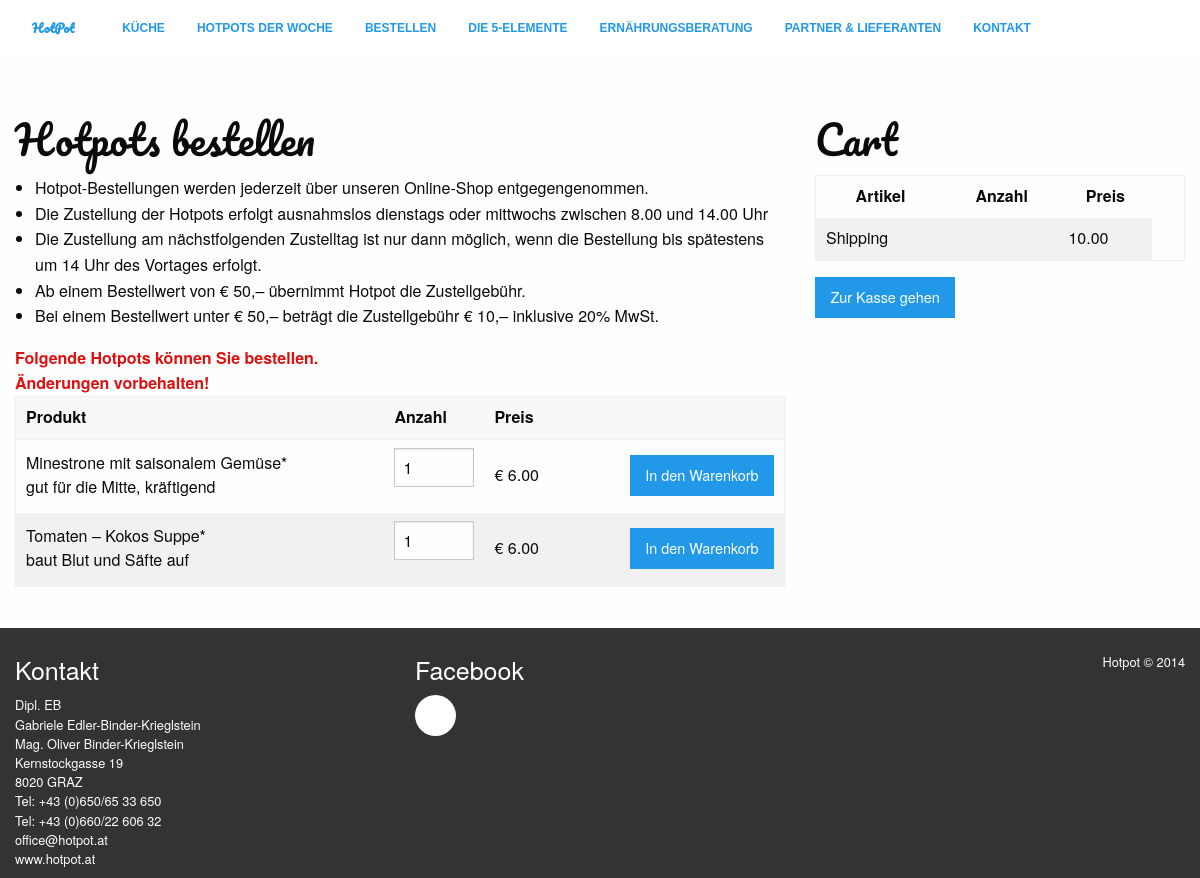
/buy/, run on the app's committed database.
### hotpot/models.py (models this page shows, shortened)
@python_2_unicode_compatible
class MenuItem(models.Model):
    name = models.CharField(max_length=255)
    description = models.CharField(max_length=2047)
    category = models.ForeignKey('Category')
    unit_price = models.DecimalField(decimal_places=2, max_digits=6)
    def retailer_price(self, retailer):
        try:
            r = Retailer.objects.get(password=retailer)
            try:
                r_price = self.menuitemretailerprice_set.get(retailer=r)
                return r_price.price
            except:
                return "undefined"
        except:
            return self.unit_price

### hotpot/views.py (the view)
# urls.py: url(r'^buy/$', views.buy, name='buy'),
@never_cache
def buy(request):
    context = dict(cart=Cart(request))
    context['menu'] = Menu.get_current_menu_items()
    return render_with_middleware(request, 'hotpot/buy.html', context)

### hotpot/forms.py (shortened to what this page needs)
class RetailerLogin(ModelForm):
    class Meta:
        model = Retailer
        fields = ['password']

### newsletter/forms.py
class NewsletterForm(ModelForm):
    class Meta:
        model = NewsletterSubscriber
        fields = ['email']
        widgets = {
            'email': TextInput(attrs={'placeholder': 'Enter Email Address'}),
        }

### cart/cart.py (called while the page is built)
    def __iter__(self):
        for item in self.cart.item_set.all():
            yield item

    def new(self, request):
        cart = models.Cart(creation_date=datetime.datetime.now())
        cart.save()
        request.session[CART_ID] = cart.id
        return cart

    def summary(self):
        result = 0
        for item in self.cart.item_set.all():
            result += item.total_price
        return result

### hotpot/context_processors.py (called while the page is built)
def retailer_login_helper(request):
    context = {}
    if request.method == 'POST':
            if 'logout' in request.POST and request.POST['logout'] == "1":
                request.session.flush()
                request.session['logged'] = False
                request.session['user'] = ""
                context['login_form'] = RetailerLogin()
                login_form = RetailerLogin()
            else:
                login_form = RetailerLogin(request.POST)
                if login_form.is_valid():
                    request.session.flush()
                    request.session['logged'] = True
                    request.session['user'] = Retailer.objects.get(password=login_form.data['password']).__str__()
    else:
        login_form = RetailerLogin()
    context['login_form'] = login_form
    return context

def shipping_helper(request):
    if not hasattr(request, 'session'):
        raise ImproperlyConfigured("django.contrib.sessions.middleware.SessionMiddleware"
                                   " must be before UserMiddleware in MIDDLEWARE_CLASSES")
    if 'user' not in request.session.keys():
        request.session['user'] = ""
    try:
        if float(Cart(request).summary()) < Shipping.objects.get().treshold:
            request.session['shipping_cost'] = str(Shipping.objects.get().price)
        else:
            request.session['shipping_cost'] = None
    except ObjectDoesNotExist:
        pass
    return {}

### hotpot/models.py (called while the page is built)
    @staticmethod
    def get_current_menu():
        now = datetime.datetime.now()
        try:
            menu = Menu.objects.get(time_from__lte=now, time_to__gte=now)
            return menu
        except ObjectDoesNotExist:
            return None

### hotpot/templates/hotpot/buy.html (shortened to what this page needs)
{% extends 'hotpot/base.html' %}
{% block body %}
<div class="row padding-block-1">
    <div class="columns small-12 medium-8">
        <h2>Hotpots bestellen</h2>
        <ul>
            <li>Hotpot-Bestellungen werden jederzeit über unseren Online-Shop entgegengenommen.</li>
            <li>Die Zustellung der Hotpots erfolgt ausnahmslos dienstags oder mittwochs zwischen 8.00 und 14.00 Uhr</li>
            <li>Die Zustellung  am nächstfolgenden Zustelltag ist nur dann möglich, wenn die Bestellung bis spätestens um 14 Uhr des Vortages erfolgt.</li>
            <li>Ab einem Bestellwert von € 50,– übernimmt Hotpot die Zustellgebühr.</li>
            <li>Bei einem Bestellwert unter € 50,– beträgt die Zustellgebühr € 10,– inklusive 20% MwSt.</li>
        </ul>
        <p class="red-note">Folgende Hotpots können Sie bestellen.</p>
        <p class="red-note">Änderungen vorbehalten!</p>
        <table>
          <thead>
            <tr>
                <th>Produkt</th>
                <th width="100">Anzahl</th>
                <th>Preis</th>
                <th></th>
            </tr>
          </thead>
          <tbody>
            {% for item in menu %}
            <tr>
                <td>
                    <div>{{ item.name }}</div>
                    <div>{{ item.description }}</div>
                </td>
                <td>
                    {% if item|retailer_price:request.session.user != "undefined" %}
                        <input size="2" value="1" type="number">
                    {% endif %}
                </td>
                <td>€ {{ item|retailer_price:request.session.user }}</td>
                <td>
                    {% if item|retailer_price:request.session.user != "undefined" %}
                        <button class="add button float-right" style="margin: 0px;"  data-menu-item="{{ item.pk }}">In den Warenkorb</button>
                    {% else %}
                        <span>Contact the kitchen to request the price!</span>
                    {% endif %}
                </td>
            </tr>
            {% endfor %}
          </tbody>
        </table>
    </div>
    <div class="columns small-12 medium-4">
        <h2>Cart</h2>
        <table>
            <tr>
                <th>Artikel</th>
                <th>Anzahl</th>
                <th>Preis</th>
                <th></th>
            </tr>
            {% if request.session.shipping_cost %}
                <tr>
                    <td>Shipping</td>
                    <td></td>
                    <td>{{ request.session.shipping_cost }}</td>
                </tr>
            {% endif %}
        </table>
        <a href="/checkout/"><button class="button">Zur Kasse gehen</button></a>
    </div>
</div>
{% endblock %}

### resources/css/app.css (style rules this page uses)
.menu-text, h1, h2 { font-family: 'Pacifico', cursive; }
.padding-block-1 { padding: 3.4em 0em 1.6em; }
a { -webkit-transition: all 0.5s ease; }
.red-note { color: #d11; font-weight: bold; margin: 0em; }

### data on the page
MenuItem: name "Minestrone mit saisonalem Gemüse*", description "gut für die Mitte, kräftigend", unit_price "6.00"
MenuItem: name "Tomaten – Kokos Suppe*", description "baut Blut und Säfte auf", unit_price "6.00"

### other printed values
{{ request.session.shipping_cost }} "10.00"
